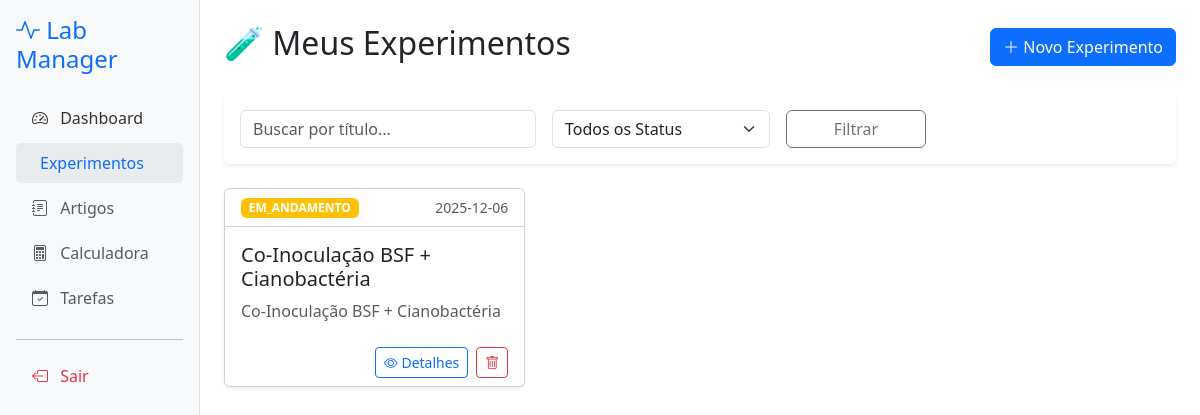
/experiments (signed in), run on the app's committed database.
### tables this page shows
CREATE TABLE experiments (
            id INTEGER PRIMARY KEY AUTOINCREMENT,
            title TEXT NOT NULL,
            description TEXT,
            status TEXT DEFAULT 'planejamento',
            created_at TIMESTAMP DEFAULT CURRENT_TIMESTAMP,
            user_id INTEGER, start_date DATE, deadline DATE, temperature TEXT, photoperiod TEXT, culture_media TEXT, strain_info TEXT,
            FOREIGN KEY (user_id) REFERENCES usuarios (id)
        );

### app.py (the view, shortened to what this page needs)
@app.route('/experiments', methods=['GET', 'POST'])
def experiments():
    if 'usuario' not in session: return redirect(url_for('login'))
    conn = get_db_connection()
    experimentos = conn.execute("SELECT * FROM experiments ORDER BY created_at DESC").fetchall()
    conn.close()
    return render_template('experiments.html', experimentos=experimentos)

### app.py (called while the page is built)
def get_db_connection():
    conn = sqlite3.connect('dados.db')
    conn.row_factory = sqlite3.Row
    return conn

### templates/experiments.html (shortened to what this page needs)
{% extends "layout.html" %}
{% block content %}
<div class="d-flex justify-content-between align-items-center mb-4">
    <h2>🧪 Meus Experimentos</h2>
    <button class="btn btn-primary" data-bs-toggle="modal" data-bs-target="#novoExperimentoModal">
        <i class="bi bi-plus-lg"></i> Novo Experimento
    </button>
</div>
<div class="card mb-4 border-0 shadow-sm">
    <div class="card-body">
        <form method="GET" class="row g-3">
            <div class="col-md-4">
                <input type="text" name="q" class="form-control" placeholder="Buscar por título..." value="{{ request.args.get('q', '') }}">
            </div>
            <div class="col-md-3">
                <select name="status" class="form-select" onchange="this.form.submit()">
                    <option value="todos">Todos os Status</option>
                </select>
            </div>
            <div class="col-md-2">
                <button type="submit" class="btn btn-outline-secondary w-100">Filtrar</button>
            </div>
        </form>
    </div>
</div>
<div class="row">
    {% for exp in experimentos %}
    <div class="col-md-6 col-lg-4 mb-4">
        <div class="card h-100 shadow-sm">
            <div class="card-header d-flex justify-content-between align-items-center bg-white">
                <span class="badge
                    {% if exp.status == 'em_andamento' %}bg-warning{% endif %}
                    {% if exp.status == 'cancelado' %}bg-danger{% endif %}">
                    {{ exp.status|upper }}
                </span>
                <small class="text-muted">{{ exp.created_at[:10] }}</small>
            </div>
            <div class="card-body">
                <h5 class="card-title">{{ exp.title }}</h5>
                <p class="card-text text-muted">{{ exp.description }}</p>
            </div>
            <div class="card-footer bg-white border-top-0 d-flex justify-content-end">
                <a href="/experiment/{{ exp.id }}" class="btn btn-sm btn-outline-primary me-2"><i class="bi bi-eye"></i> Detalhes</a>
                <a href="/experiments/delete/{{ exp.id }}" class="btn btn-sm btn-outline-danger" onclick="return confirm('Tem certeza?')"><i class="bi bi-trash"></i></a>
            </div>
        </div>
    </div>
    {% else %}
    <div class="col-12 text-center py-5">
        <p class="text-muted">Nenhum experimento encontrado.</p>
    </div>
    {% endfor %}
</div>
{% endblock %}

### templates/layout.html (shortened to what this page needs)
<!DOCTYPE html>
<html lang="pt">
<head>
    <link href="https://cdn.jsdelivr.net/npm/bootstrap@5.3.0/dist/css/bootstrap.min.css" rel="stylesheet">
    <link rel="stylesheet" href="https://cdn.jsdelivr.net/npm/bootstrap-icons@1.11.0/font/bootstrap-icons.css">
</head>
<body>
<div class="container-fluid">
    <div class="row">
        <div class="col-md-2 sidebar p-3 d-none d-md-block">
            <h4 class="mb-4 text-primary"><i class="bi bi-activity"></i> Lab Manager</h4>
            <div class="nav flex-column">
                <a href="/dashboard" class="nav-link"><i class="bi bi-speedometer2 me-2"></i> Dashboard</a>
                <a href="/experiments" class="nav-link active"> Experimentos</a>
                <a href="#" class="nav-link text-muted"><i class="bi bi-journal-text me-2"></i> Artigos</a>
                <a href="#" class="nav-link text-muted"><i class="bi bi-calculator me-2"></i> Calculadora</a>
                <a href="#" class="nav-link text-muted"><i class="bi bi-calendar-check me-2"></i> Tarefas</a>
                <hr>
                <a href="/logout" class="nav-link text-danger"><i class="bi bi-box-arrow-left me-2"></i> Sair</a>
            </div>
        </div>
        <div class="col-md-10 p-4">
            {% block content %}{% endblock %}
        </div>
    </div>
</div>
</body>
</html>

### templates/layout.html (style rules this page uses)
.sidebar { min-height: 100vh; background-color: #f8f9fa; border-right: 1px solid #dee2e6; }
.nav-link { color: #333; margin-bottom: 5px; }
.nav-link:hover, .nav-link.active { background-color: #e9ecef; color: #0d6efd; border-radius: 5px; }

### data on the page
experiments: status "EM_ANDAMENTO", created_at "2025-12-06", title "Co-Inoculação BSF + Cianobactéria", description "Co-Inoculação BSF + Cianobactéria"
